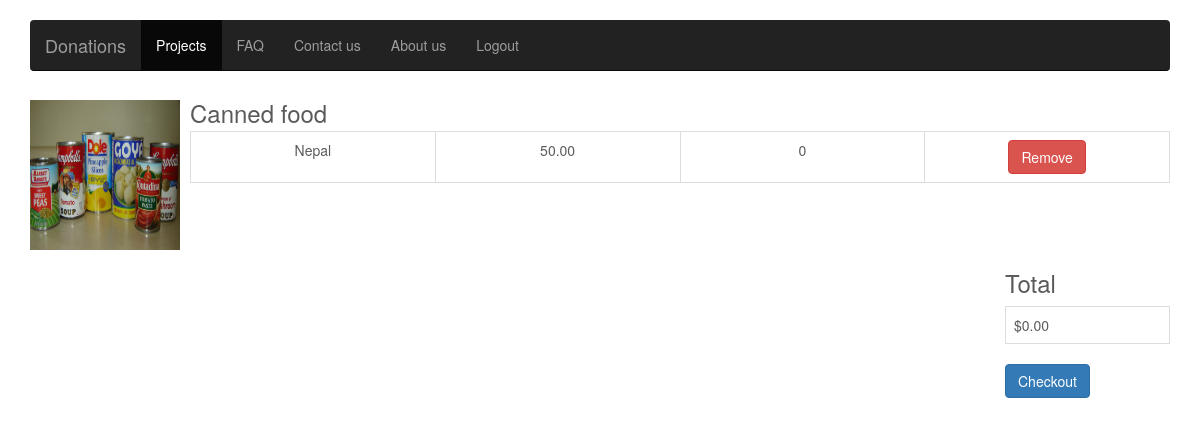
The page /cart/ (signed in) on the database as committed earlier.
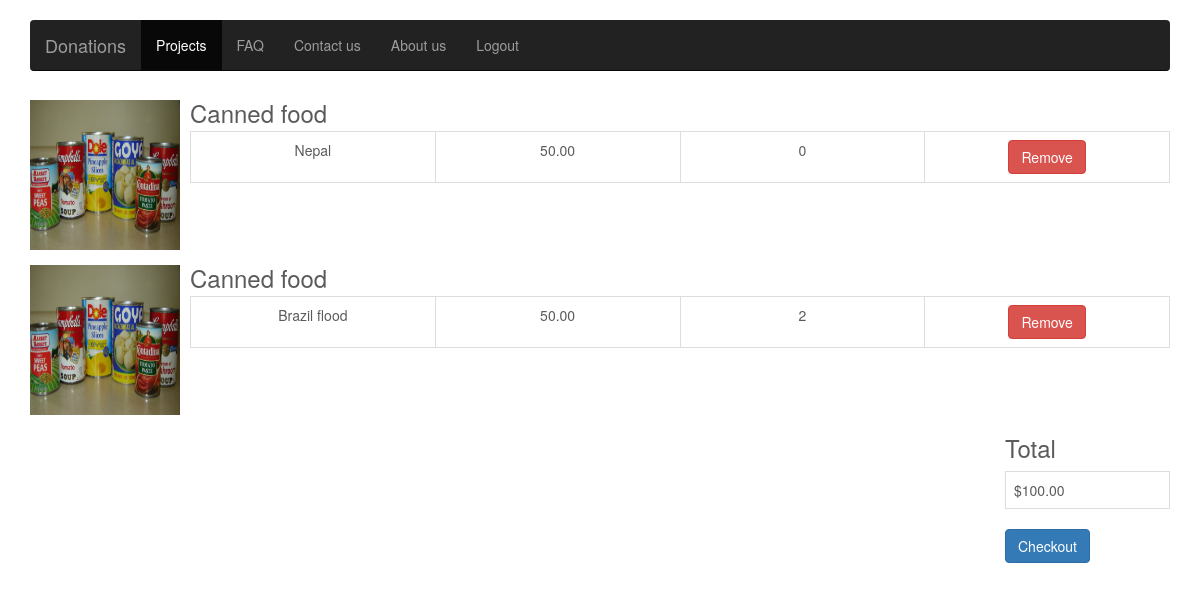
The same page on the database as committed later.
### Donations/models.py (models this page shows, shortened)
class Cart(models.Model):
	user = models.ForeignKey(User)
	project = models.ForeignKey(Project, default=1)
	product = models.ForeignKey(Product)
	quantity = models.IntegerField(default=0)

class Product(models.Model):
	name = models.CharField(max_length=100)
	price = models.DecimalField(max_digits=6, decimal_places=2)
	quantity = models.IntegerField()
	description = models.TextField()
	picture = models.FileField(upload_to='img', max_length=100)

class Project(models.Model):
	name = models.CharField(max_length=100)
	description = models.TextField()
	location = models. CharField(max_length=100)
	picture	= models.FileField(upload_to='img', max_length=100)

### Donations/views.py (the view)
# urls.py: url(r'^cart/$', 'Donations.views.cart', name="cart"),
def cart(request):
	items = []
	for i in Cart.objects.all():
		if i.user.email == request.session['email']:
			items.append(i)
	total=0
	for i in items:
		total=total+i.quantity*i.product.price
	context = {
		"Cart": items,
		"total": total
	}
	return render(request, "Donations/cart.html", context)

### Donations/templates/Donations/cart.html (shortened to what this page needs)
{% load staticfiles %}
<!DOCTYPE html>
<html lang="en">
  <head>
    <link href="{% static 'css/bootstrap.min.css' %}" rel="stylesheet">
    <link href="{% static 'css/font-awesome.min.css' %}" rel="stylesheet">
    <link href="{% static 'css/navbar.css' %}" rel="stylesheet">
    <link href="{% static 'css/img.css' %}" rel="stylesheet">
  </head>
  <body>
    <div class="navbar-wrapper">
      <div class="container">
        <nav class="navbar navbar-inverse navbar-static-top">
          <div class="container">
            <div class="navbar-header">
              <a class="navbar-brand" href="/home" >Donations</a>
            </div>
            <div id="navbar" class="navbar-collapse collapse">
              <ul class="nav navbar-nav">
                <li class="active"><a href="/projects">Projects</a></li>
                <li><a href="/faq">FAQ</a></li>
                <li><a href="#contact">Contact us</a></li>
                <li><a href="#contact">About us</a></li>
                <li><a href="/logout">Logout</a></li>
              </ul>
            </div>
          </div>
        </nav>
      </div>
    </div>
    <div class="container">
    {% for item in Cart %}
    <div class = "media">
        <div class = "media-left">
        {% static "" as Baseurl %}
            <img src="{{Baseurl}}{{item.product.picture}}" style="height:200px, width:200px" alt="">
        </div>
        <div class = "media-body">
            <h3 class = "media-heading">{{item.product.name}}</h3>
            <table class = "table table-bordered">
                <tbody>
                    <tr>
                        <td class ="col-md-2 text-center">{{item.project.name}}</td>
                        <td class ="col-md-2 text-center">{{item.product.price}}</td>
                        <td class ="col-md-2 text-center">{{item.quantity}}</td>
                        <td class ="col-md-2 text-center">
                            <form action="delete">
                               <input type="submit" href="#" class="btn btn-danger" value="Remove">
                            </form>
                        </td>
                    </tr>
                </tbody>
            </table>
        </div>
    </div>
    {% endfor %}
    <div class="row">
        <div class="col-md-offset-10 col-md-2">
            <table class = "table table-bordered">
                <h3>Total</h3>
                <tbody>
                    <tr>
                        <td>${{total}}</td>
                    </tr>
                </tbody>
            </table>
        </div>
    </div>
    <div class="row">
       <div class="col-md-offset-10 col-md-2">
            <form action="/checkout/">
                <input type="submit" class="btn btn-primary" value="Checkout">
            </form>
        </div>
    </div>
    </div>
  </body>
</html>

Rows that differ between the two databases and show on the page:
added Cart: product.picture (picture), product.name "Canned food", project.name "Brazil flood", product.price "50.00", quantity "2"
Other text that changed with them:
{{ total }}: "0.00" → "100.00"
